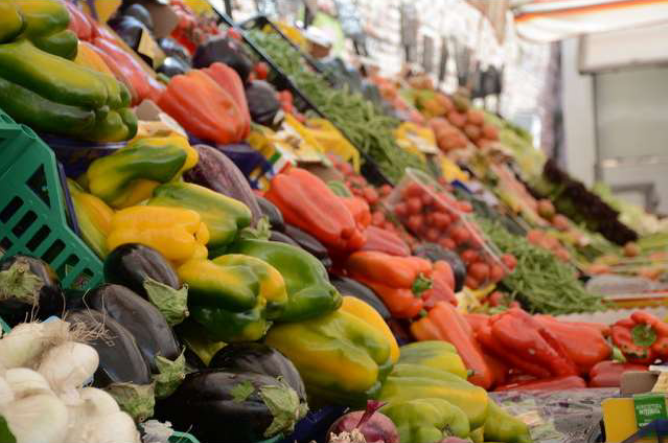
#> input picture Aula02/vegies.png, 668 x 443 px, found by its file name
$ python code1.py
#> lines starting #> are read from the running program, lines starting #| are printed output that depends on the picture; after the words box and inside, x2 and y2 are one past the last pixel; in counts of white or black regions, pixels touching at a corner belong together
import cv2 as cv
from matplotlib import pyplot as plt
import os

img_bgr = cv.imread('Aula02/vegies.png',cv.IMREAD_UNCHANGED)
#> img_bgr is the input picture: shape (443, 668, 4); mean B, G, R, A 78.1, 113.3, 138.4, 255
img_hsb = cv.cvtColor(img_bgr, cv.COLOR_BGR2HSV)
#> img_hsb: shape (443, 668, 3); mean H, S, V 29.9, 129.4, 142
img_rgb = cv.cvtColor(img_bgr, cv.COLOR_BGR2RGB)
img_gray = cv.cvtColor(img_bgr, cv.COLOR_BGR2GRAY)
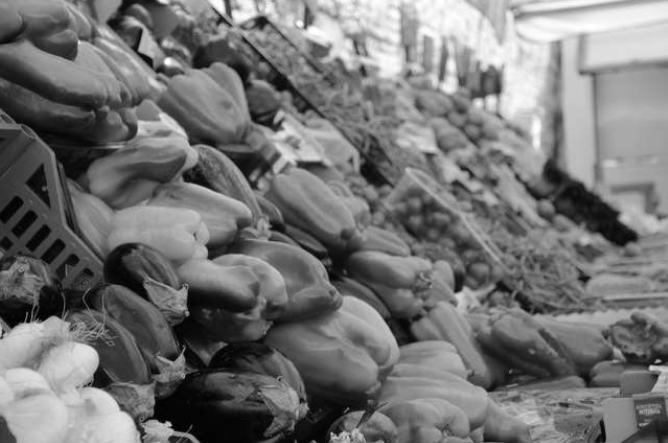
#> img_gray: shape (443, 668); min 0, max 255, mean 116.8
_,img_bin = cv.threshold(img_gray,127,255,cv.THRESH_BINARY)
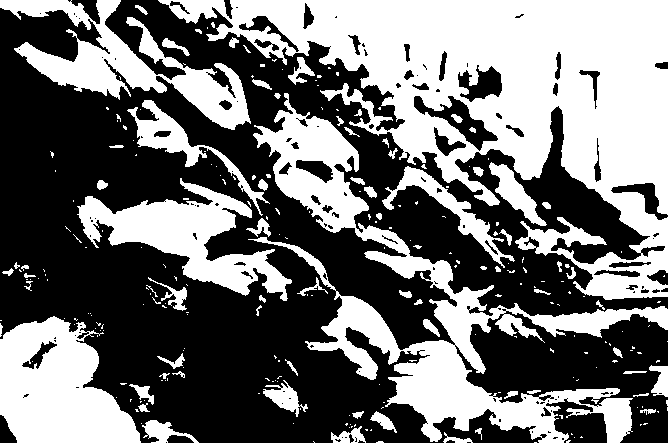
#> img_bin: shape (443, 668); 44.9% white; 258 white regions (185 under 20 px), largest, box (x1, y1, x2, y2) and area: (158, 0, 668, 300) 60328, (248, 93, 668, 443) 27934, (0, 316, 141, 443) 12127

# [4 lines of commented-out code are left out]

fig = plt.figure()
ax1 = fig.add_subplot(3,2,1)
ax1.imshow(img_rgb)
ax2 = fig.add_subplot(3,2,2)
ax2.imshow(img_bgr)
ax3 = fig.add_subplot(3,2,3)
ax3.imshow(img_hsb)
ax4 = fig.add_subplot(3,2,4)
ax4.imshow(img_gray,cmap='gray')
ax4 = fig.add_subplot(3,2,5)
ax4.imshow(img_bin,cmap='gray')


# [7 lines of commented-out code are left out]

fig.savefig('Aula02/colors_space.png',dpi=300,bbox_inches='tight')
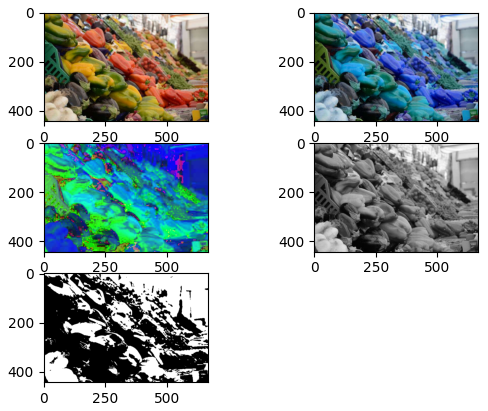
#> figure drawn by matplotlib, 5 panels; B, G, R data is drawn as R, G, B
plt.show()
